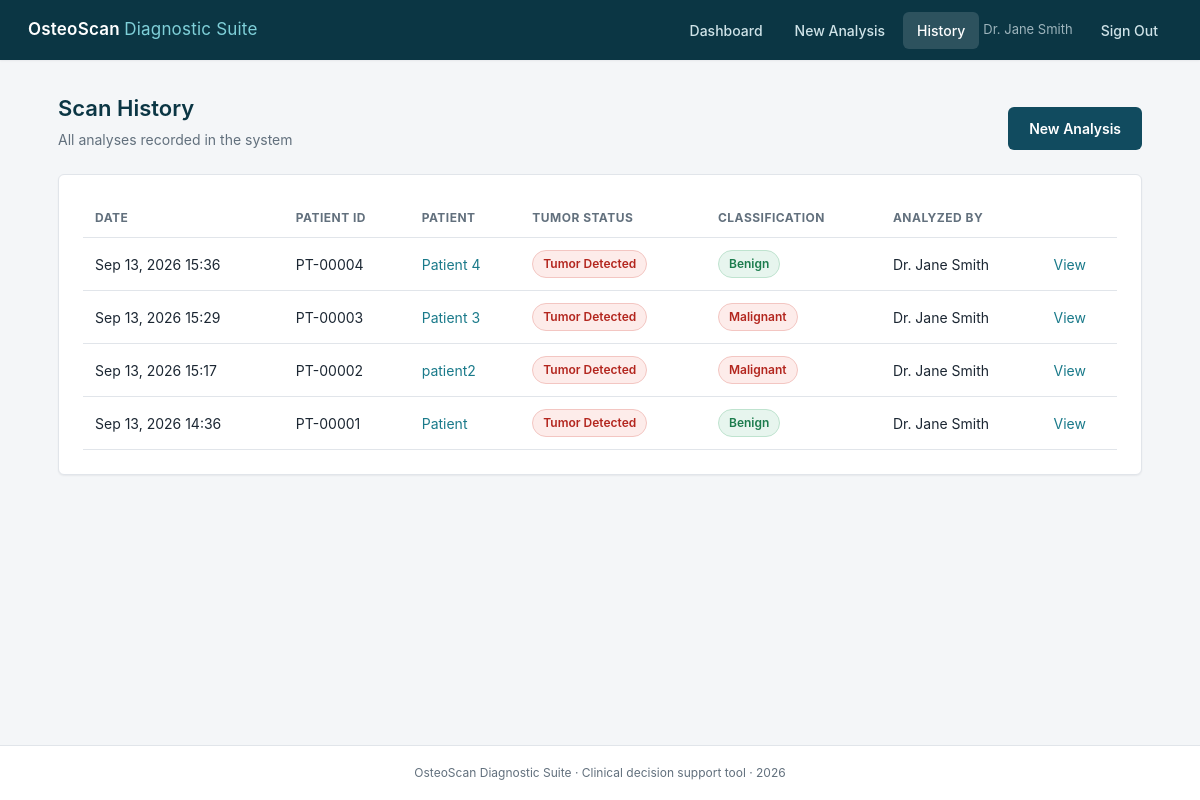
The page /history (signed in) on the database its author committed.
### app/models.py (models this page shows, shortened)
class User(db.Model, UserMixin):
    __tablename__ = "user"
    id = db.Column(db.Integer, primary_key=True)
    full_name = db.Column(db.String(120), nullable=False)
    email = db.Column(db.String(120), unique=True, nullable=False, index=True)
    password_hash = db.Column(db.String(255), nullable=False)
    created_at = db.Column(db.DateTime, default=datetime.utcnow)
    scans = db.relationship("Scan", backref="clinician", lazy=True)

class Scan(db.Model):
    __tablename__ = "scan"
    id = db.Column(db.Integer, primary_key=True)
    patient_id = db.Column(db.Integer, db.ForeignKey("patient.id"), nullable=False)
    user_id = db.Column(db.Integer, db.ForeignKey("user.id"), nullable=False)
    original_image = db.Column(db.String(255))
    tumor_detected = db.Column(db.Boolean, default=False)
    tumor_confidence = db.Column(db.Float)
    tumor_gradcam = db.Column(db.String(255))
    classification = db.Column(db.String(20))  # 'Benign' or 'Malignant'
    classification_confidence = db.Column(db.Float)
    classification_gradcam = db.Column(db.String(255))
    notes = db.Column(db.Text)
    created_at = db.Column(db.DateTime, default=datetime.utcnow)

class Patient(db.Model):
    __tablename__ = "patient"
    id = db.Column(db.Integer, primary_key=True)
    patient_code = db.Column(db.String(20), unique=True, nullable=False, index=True)
    name = db.Column(db.String(120), nullable=False)
    age = db.Column(db.Integer)
    gender = db.Column(db.String(10))
    created_at = db.Column(db.DateTime, default=datetime.utcnow)
    scans = db.relationship(
        "Scan", backref="patient", lazy=True, order_by="Scan.created_at.desc()"
    )

### app/main/routes.py (the view)
@main_bp.route("/history")
@login_required
def history():
    scans = Scan.query.order_by(Scan.created_at.desc()).all()
    return render_template("main/history.html", scans=scans)

### app/__init__.py (called while the page is built)
def create_app(config_object=None):
    app = Flask(__name__)
    if config_object is None:
        from config import Config as config_object
    app.config.from_object(config_object)
    base_dir = os.path.abspath(os.path.dirname(os.path.dirname(__file__)))
    os.makedirs(os.path.join(base_dir, "instance"), exist_ok=True)
    os.makedirs(app.config["UPLOAD_FOLDER"], exist_ok=True)
    os.makedirs(app.config["RESULTS_FOLDER"], exist_ok=True)
    db.init_app(app)
    login_manager.init_app(app)
    csrf.init_app(app)
    from .auth.routes import auth_bp
    from .main.routes import main_bp
    app.register_blueprint(auth_bp)
    app.register_blueprint(main_bp)
    with app.app_context():
        db.create_all()
    @app.context_processor
    def inject_now():
        from datetime import datetime
        return {"current_year": datetime.utcnow().year}
    return app

### app/models.py (called while the page is built)
@login_manager.user_loader
def load_user(user_id):
    return User.query.get(int(user_id))

### app/templates/main/history.html (shortened to what this page needs)
{% extends "base.html" %}
{% block content %}
<div class="page-header">
  <div>
    <h1>Scan History</h1>
    <div class="subtitle">All analyses recorded in the system</div>
  </div>
  <a href="{{ url_for('main.new_scan') }}" class="btn btn-primary">New Analysis</a>
</div>
<div class="card">
  {% if scans %}
  <table>
    <thead>
      <tr>
        <th>Date</th>
        <th>Patient ID</th>
        <th>Patient</th>
        <th>Tumor Status</th>
        <th>Classification</th>
        <th>Analyzed By</th>
        <th></th>
      </tr>
    </thead>
    <tbody>
      {% for scan in scans %}
      <tr>
        <td>{{ scan.created_at.strftime('%b %d, %Y %H:%M') }}</td>
        <td>{{ scan.patient.patient_code }}</td>
        <td><a href="{{ url_for('main.patient_detail', patient_id=scan.patient.id) }}">{{ scan.patient.name }}</a></td>
        <td>
          {% if scan.tumor_detected %}
            <span class="badge badge-malignant">Tumor Detected</span>
          {% else %}
            <span class="badge badge-benign">No Tumor</span>
          {% endif %}
        </td>
        <td>
          {% if scan.classification == 'Malignant' %}
            <span class="badge badge-malignant">Malignant</span>
          {% elif scan.classification == 'Benign' %}
            <span class="badge badge-benign">Benign</span>
          {% else %}
            <span class="badge badge-neutral">N/A</span>
          {% endif %}
        </td>
        <td>{{ scan.clinician.full_name }}</td>
        <td><a href="{{ url_for('main.result', scan_id=scan.id) }}">View</a></td>
      </tr>
      {% endfor %}
    </tbody>
  </table>
  {% else %}
  <div class="empty-state">No scans recorded yet.</div>
  {% endif %}
</div>
{% endblock %}

### app/templates/base.html (shortened to what this page needs)
<!DOCTYPE html>
<html lang="en">
<head>
  <link rel="stylesheet" href="{{ url_for('static', filename='css/style.css') }}">
</head>
<body>
  <div class="app-shell">
    {% if current_user.is_authenticated %}
    <header class="topbar">
      <div class="brand">OsteoScan <span>Diagnostic Suite</span></div>
      <nav>
        <a href="{{ url_for('main.dashboard') }}" class="{{ 'active' if request.endpoint == 'main.dashboard' }}">Dashboard</a>
        <a href="{{ url_for('main.new_scan') }}" class="{{ 'active' if request.endpoint == 'main.new_scan' }}">New Analysis</a>
        <a href="{{ url_for('main.history') }}" class="{{ 'active' if request.endpoint == 'main.history' }}">History</a>
        <span class="user-info">{{ current_user.full_name }}</span>
        <a href="{{ url_for('auth.logout') }}">Sign Out</a>
      </nav>
    </header>
    {% endif %}
    <main class="main-content">
      {% block content %}{% endblock %}
    </main>
    <footer class="footer">
      OsteoScan Diagnostic Suite &middot; Clinical decision support tool &middot; {{ current_year }}
    </footer>
  </div>
</body>
</html>

### app/static/css/style.css (style rules this page uses)
:root { --color-bg: #f4f6f8; --color-surface: #ffffff; --color-border: #e1e5ea; --color-text: #1c2733; --color-text-muted: #62707d; --color-primary: #114b5f; --color-primary-dark: #0b3644; --color-accent: #1a7a8a; --color-success: #1c7c4d; --color-success-bg: #e7f5ee; --color-error: #b3261e; --color-error-bg: #fdecea; --color-warning: #a15c00; --color-warning-bg: #fff4e0; --color-benign: #1c7c4d; --color-malignant: #b3261e; --radius: 6px; --shadow-sm: 0 1px 2px rgba(16, 24, 32, 0.06); --shadow-md: 0 2px 10px rgba(16, 24, 32, 0.08); --font-sans: -apple-system, BlinkMacSystemFont, "Segoe UI", Roboto, Helvetica, Arial, sans-serif; }
* { box-sizing: border-box; }
html, body { margin: 0; padding: 0; }
body { font-family: var(--font-sans); background: var(--color-bg); color: var(--color-text); font-size: 15px; line-height: 1.5; -webkit-font-smoothing: antialiased; }
a { color: var(--color-accent); text-decoration: none; }
h1, h2, h3, h4 { font-weight: 600; color: var(--color-primary-dark); margin: 0 0 0.4em 0; }
.app-shell { min-height: 100vh; display: flex; flex-direction: column; }
.topbar { background: var(--color-primary-dark); color: #fff; display: flex; align-items: center; justify-content: space-between; padding: 0 28px; height: 60px; box-shadow: var(--shadow-sm); }
.topbar .brand { font-size: 17px; font-weight: 600; letter-spacing: 0.2px; color: #fff; }
.topbar .brand span { color: #7fd0d9; font-weight: 400; }
.topbar nav { display: flex; align-items: center; gap: 4px; }
.topbar nav a { color: #cfe3e8; font-size: 14px; font-weight: 500; padding: 8px 14px; border-radius: var(--radius); }
.topbar nav a.active { background: rgba(255, 255, 255, 0.14); color: #fff; }
.topbar .user-info { color: #9db4bc; font-size: 13px; margin-right: 10px; }
.main-content { flex: 1; width: 100%; max-width: 1140px; margin: 0 auto; padding: 32px 28px 60px 28px; }
.page-header { display: flex; align-items: flex-end; justify-content: space-between; margin-bottom: 24px; flex-wrap: wrap; gap: 12px; }
.page-header h1 { font-size: 22px; margin-bottom: 4px; }
.page-header .subtitle { color: var(--color-text-muted); font-size: 14px; }
.footer { text-align: center; color: var(--color-text-muted); font-size: 12px; padding: 18px; border-top: 1px solid var(--color-border); background: var(--color-surface); }
.card { background: var(--color-surface); border: 1px solid var(--color-border); border-radius: var(--radius); box-shadow: var(--shadow-sm); padding: 24px; }
.btn { display: inline-block; font-family: var(--font-sans); font-size: 14px; font-weight: 600; padding: 10px 20px; border-radius: var(--radius); border: 1px solid transparent; cursor: pointer; text-align: center; }
.btn-primary { background: var(--color-primary); color: #fff; }
table { width: 100%; border-collapse: collapse; font-size: 14px; }
thead th { text-align: left; font-size: 12px; text-transform: uppercase; letter-spacing: 0.04em; color: var(--color-text-muted); padding: 10px 12px; border-bottom: 1px solid var(--color-border); }
tbody td { padding: 12px 12px; border-bottom: 1px solid var(--color-border); vertical-align: middle; }
.badge { display: inline-block; font-size: 12px; font-weight: 600; padding: 4px 10px; border-radius: 100px; border: 1px solid transparent; }
.badge-malignant { background: var(--color-error-bg); color: var(--color-malignant); border-color: #f3c6c2; }
.badge-benign { background: var(--color-success-bg); color: var(--color-benign); border-color: #bfe3cf; }

### rows shown on the page
User: full_name "Dr. Jane Smith"
Scan: created_at "Sep 13, 2026 15:36", patient.patient_code "PT-00004", patient.name "Patient 4", tumor_detected "Tumor Detected", classification "Benign", clinician.full_name "Dr. Jane Smith"
Scan: created_at "Sep 13, 2026 15:29", patient.patient_code "PT-00003", patient.name "Patient 3", tumor_detected "Tumor Detected", classification "Malignant", clinician.full_name "Dr. Jane Smith"
Scan: created_at "Sep 13, 2026 15:17", patient.patient_code "PT-00002", patient.name "patient2", tumor_detected "Tumor Detected", classification "Malignant", clinician.full_name "Dr. Jane Smith"
Scan: created_at "Sep 13, 2026 14:36", patient.patient_code "PT-00001", patient.name "Patient", tumor_detected "Tumor Detected", classification "Benign", clinician.full_name "Dr. Jane Smith"
